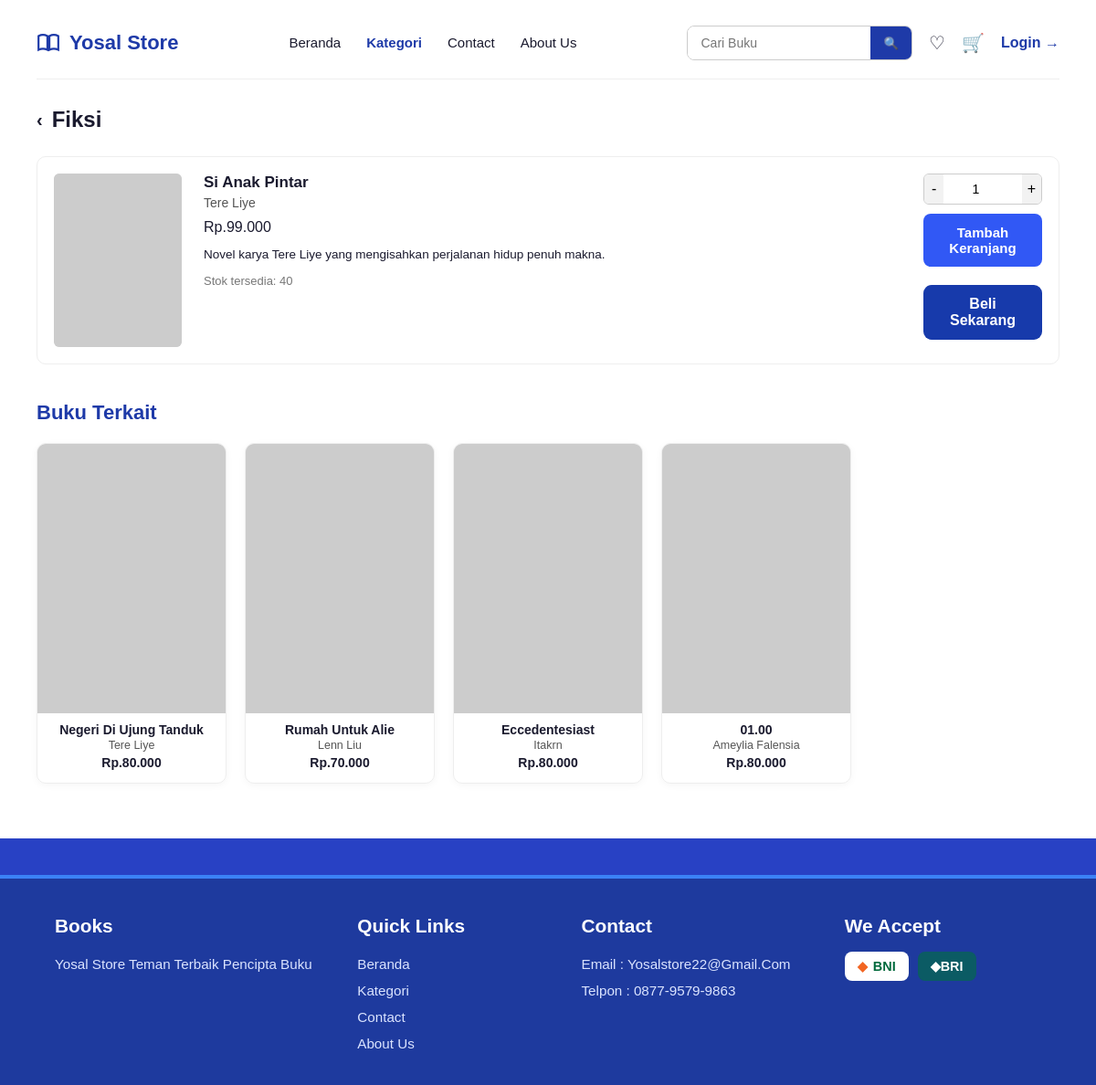
/produk.php?id=1, run on the app's committed database.
### tables this page shows
CREATE TABLE buku (
    id INT AUTO_INCREMENT PRIMARY KEY,
    kategori_id INT NOT NULL,
    judul VARCHAR(150) NOT NULL,
    penulis VARCHAR(100) NOT NULL,
    deskripsi TEXT,
    harga DECIMAL(12,2) NOT NULL DEFAULT 0,
    harga_coret DECIMAL(12,2) DEFAULT NULL,
    stock INT NOT NULL DEFAULT 0,
    gambar VARCHAR(255) DEFAULT NULL,
    bestseller TINYINT(1) DEFAULT 0,
    created_at TIMESTAMP DEFAULT CURRENT_TIMESTAMP,
    FOREIGN KEY (kategori_id) REFERENCES kategori(id) ON DELETE CASCADE
);

CREATE TABLE kategori (
    id INT AUTO_INCREMENT PRIMARY KEY,
    nama_kategori VARCHAR(100) NOT NULL,
    slug VARCHAR(100) NOT NULL UNIQUE
);

### config/auth.php (called while the page is built, shortened)
<?php
function isLoggedIn() {
    return isset($_SESSION['user_id']);
}
function formatRupiah($angka) {
    return 'Rp.' . number_format((float)$angka, 0, ',', '.');
}
function e($string) {
    return htmlspecialchars($string ?? '', ENT_QUOTES, 'UTF-8');
}

### produk.php (the view, shortened to what this page needs)
<?php
require_once 'config/db.php';
require_once 'config/auth.php';
$id = isset($_GET['id']) ? (int)$_GET['id'] : 0;
$stmt = mysqli_prepare($koneksi, "SELECT b.*, k.nama_kategori, k.slug FROM buku b JOIN kategori k ON b.kategori_id = k.id WHERE b.id = ?");
mysqli_stmt_bind_param($stmt, 'i', $id);
mysqli_stmt_execute($stmt);
$buku = mysqli_fetch_assoc(mysqli_stmt_get_result($stmt));
$activePage = 'kategori';
$relStmt = mysqli_prepare($koneksi, "SELECT * FROM buku WHERE kategori_id = ? AND id != ? LIMIT 4");
mysqli_stmt_bind_param($relStmt, 'ii', $buku['kategori_id'], $id);
mysqli_stmt_execute($relStmt);
$related = mysqli_stmt_get_result($relStmt);
require 'includes/header.php';
?>
<div class="cat-header">
    <a href="kategori.php?slug=<?php echo e($buku['slug']); ?>" style="font-size:20px;">&lsaquo;</a>
    <?php echo e($buku['nama_kategori']); ?>
</div>
<form class="product-row" action="add_to_cart.php" method="post">
    <img class="cover"
         src="assets/img/<?php echo e($buku['gambar']); ?>"
         alt="<?php echo e($buku['judul']); ?>"
         onerror="this.src='https://placehold.co/300x420?text=Buku'">
    <div class="info">
        <h4><?php echo e($buku['judul']); ?></h4>
        <div class="author">
            <?php echo e($buku['penulis']); ?>
        </div>
        <div class="price" style="margin-bottom:10px;">
            <?php echo formatRupiah($buku['harga']); ?>
        </div>
        <p class="desc">
            <?php echo nl2br(e($buku['deskripsi'])); ?>
        </p>
        <p style="margin-top:10px; font-size:13px; color:#777;">
            Stok tersedia: <?php echo (int)$buku['stock']; ?>
        </p>
    </div>
    <div class="side">
        <div class="qty-box">
            <button type="button" class="qty-minus">-</button>
            <input type="number"
                   name="jumlah"
                   value="1"
                   min="1"
                   max="<?php echo (int)$buku['stock']; ?>"
                   required>
            <button type="button" class="qty-plus">+</button>
        </div>
        <?php if ($buku['stock'] > 0): ?>
            <button type="submit"
                    class="btn-cart"
                    formaction="add_to_cart.php">
                Tambah Keranjang
            </button>
            <button type="submit"
                    class="btn-buy"
                    formaction="buy_now.php"
                    style="
                        display: block;
                        width: 100%;
                        padding: 12px 16px;
                        margin-top: 10px;
                        background: #173aab;
                        color: #ffffff;
                        border: none;
                        border-radius: 9px;
                        font-size: 16px;
                        font-weight: 700;
                        font-family: Arial, sans-serif;
                        cursor: pointer;
                        text-align: center;
                        box-sizing: border-box;
                    ">
                Beli Sekarang
            </button>
        <?php else: ?>
            <button type="button" class="btn-cart" disabled>
                Stok Habis
            </button>
        <?php endif; ?>
    </div>
</form>
<?php if (mysqli_num_rows($related) > 0): ?>
    <h2 class="section-title" style="margin-top:40px;">
        Buku Terkait
    </h2>
    <div class="book-grid">
        <?php while ($r = mysqli_fetch_assoc($related)): ?>
            <a href="produk.php?id=<?php echo $r['id']; ?>"
               class="book-card">
                <img class="cover"
                     src="assets/img/<?php echo e($r['gambar']); ?>"
                     alt="<?php echo e($r['judul']); ?>"
                     onerror="this.src='https://placehold.co/220x300?text=Buku'">
                <h4><?php echo e($r['judul']); ?></h4>
                <div class="author">
                    <?php echo e($r['penulis']); ?>
                </div>
                <div class="price">
                    <?php echo formatRupiah($r['harga']); ?>
                </div>
            </a>
        <?php endwhile; ?>
    </div>
<?php endif; ?>
<?php require 'includes/footer.php'; ?>

### includes/header.php (shortened to what this page needs)
<?php
$cartCount = 0;
$activePage = $activePage ?? '';
?>
<!DOCTYPE html>
<html lang="id">
<head>
<?php $cssPath = isset($inAdmin) ? '../assets/css/style.css' : 'assets/css/style.css'; ?>
<link rel="stylesheet" href="<?php echo $cssPath . '?v=' . @filemtime(__DIR__ . '/../assets/css/style.css'); ?>">
</head>
<body>
<div class="page-wrap">
    <nav class="navbar">
        <a href="index.php" class="logo">
            <svg width="26" height="26" viewBox="0 0 24 24" fill="none" stroke="#1E3AA8" stroke-width="2"><path d="M2 5c3-1.5 6-1.5 9 0v14c-3-1.5-6-1.5-9 0V5z"/><path d="M22 5c-3-1.5-6-1.5-9 0v14c3-1.5 6-1.5 9 0V5z"/></svg>
            Yosal Store
        </a>
        <ul class="nav-links">
            <li><a href="index.php" class="<?php echo $activePage=='beranda'?'active':''; ?>">Beranda</a></li>
            <li><a href="kategori.php" class="<?php echo $activePage=='kategori'?'active':''; ?>">Kategori</a></li>
            <li><a href="contact.php" class="<?php echo $activePage=='contact'?'active':''; ?>">Contact</a></li>
            <li><a href="about.php" class="<?php echo $activePage=='about'?'active':''; ?>">About Us</a></li>
        </ul>
        <div class="nav-right">
            <div class="search-wrap">
                <form class="search-box" action="search.php" method="get" autocomplete="off">
                    <input type="text" name="q" placeholder="Cari Buku" value="<?php echo isset($_GET['q']) ? e($_GET['q']) : ''; ?>">
                    <button type="submit">&#128269;</button>
                </form>
            </div>
            <?php if (isLoggedIn() && $_SESSION['role'] === 'user'): ?>
                <a href="wishlist.php" class="icon-link" title="Wishlist">&#9825;</a>
                <a href="cart.php" class="icon-link" title="Keranjang">
                    &#128722;
                    <?php if ($cartCount > 0): ?><span class="icon-badge"><?php echo $cartCount; ?></span><?php endif; ?>
                </a>
                <a href="profile.php" class="user-chip">&#128100; <?php echo e($_SESSION['nama']); ?></a>
                <a href="logout.php" class="login-link" title="Logout">Keluar</a>
            <?php elseif (isLoggedIn() && $_SESSION['role'] === 'admin'): ?>
                <a href="admin/dashboard.php" class="login-link">&#128274; Dashboard Admin</a>
                <a href="logout.php" class="login-link">Keluar</a>
            <?php else: ?>
                <a href="wishlist.php" class="icon-link" title="Wishlist">&#9825;</a>
                <a href="cart.php" class="icon-link" title="Keranjang">&#128722;</a>
                <a href="login.php" class="login-link">Login &rarr;</a>
            <?php endif; ?>
        </div>
    </nav>

### includes/footer.php (shortened to what this page needs)
</div>
</body>
</html>
<footer class="site-footer">
    <div class="footer-grid">
        <div>
            <h4>Books</h4>
            <p>Yosal Store Teman Terbaik Pencipta Buku</p>
        </div>
        <div>
            <h4>Quick Links</h4>
            <ul>
                <li><a href="index.php">Beranda</a></li>
                <li><a href="kategori.php">Kategori</a></li>
                <li><a href="contact.php">Contact</a></li>
                <li><a href="about.php">About Us</a></li>
            </ul>
        </div>
        <div>
            <h4>Contact</h4>
            <p>Email : Yosalstore22@Gmail.Com<br>
            Telpon : 0877-9579-9863</p>
        </div>
        <div>
            <h4>We Accept</h4>
            <div class="footer-bank-badges">
                <span class="bank-badge bni"><span class="icon">&#9670;</span>BNI</span>
                <span class="bank-badge bri">&#9670;BRI</span>
            </div>
        </div>
    </div>
</footer>

### assets/css/style.css (style rules this page uses)
:root { --border-blue: #2841C4; --heading-blue: #1E3AA8; --btn-blue: #2F5AF3; --btn-blue-hover: #1E3AA8; --text-dark: #1a1a2e; --text-gray: #555555; --bg-white: #ffffff; --bg-light: #f5f7ff; --cat-fiksi: #D9E2FB; --cat-nonfiksi: #D9F5DE; --cat-komik: #F9D9F6; --cat-anak: #FBDADA; --status-menunggu: #FBD9BF; --status-dikemas: #D9E2FB; --status-selesai: #D3F5DA; --radius: 10px; }
* { margin: 0; padding: 0; box-sizing: border-box; }
body { font-family: 'Poppins', Arial, Helvetica, sans-serif; background: var(--border-blue); color: var(--text-dark); }
a { text-decoration: none; color: inherit; }
img { max-width: 100%; display: block; }
ul { list-style: none; }
.page-wrap { max-width: 1280px; margin: 0 auto; background: #fff; padding: 28px 40px 60px; min-height: 100vh; }
.navbar { display: flex; align-items: center; justify-content: space-between; flex-wrap: wrap; gap: 18px; padding-bottom: 20px; border-bottom: 1px solid #eee; margin-bottom: 30px; }
.navbar .logo { display: flex; align-items: center; gap: 10px; font-size: 22px; font-weight: 700; color: var(--heading-blue); white-space: nowrap; }
.navbar .logo svg { flex-shrink: 0; }
.nav-links { display: flex; gap: 28px; flex-wrap: wrap; }
.nav-links a { font-weight: 500; color: var(--text-dark); font-size: 15px; }
.nav-links a.active, .nav-links a:hover { color: var(--heading-blue); font-weight: 600; }
.nav-right { display: flex; align-items: center; gap: 18px; }
.search-box { display: flex; border: 1px solid #ccc; border-radius: 8px; overflow: hidden; }
.search-box input { border: none; padding: 10px 14px; width: 200px; font-size: 14px; outline: none; }
.search-box button { background: var(--heading-blue); border: none; color: #fff; padding: 0 14px; cursor: pointer; }
.icon-link { position: relative; font-size: 20px; cursor: pointer; }
.login-link { display: flex; align-items: center; gap: 6px; font-weight: 600; color: var(--heading-blue); }
.section-title { font-size: 22px; font-weight: 700; color: var(--heading-blue); margin-bottom: 20px; }
.book-grid { display: grid; grid-template-columns: repeat(5, 1fr); gap: 20px; }
.book-card { border: 1px solid #eee; border-radius: var(--radius); overflow: hidden; box-shadow: 0 2px 8px rgba(0,0,0,0.04); padding-bottom: 14px; text-align: center; }
.book-card .cover { width: 100%; aspect-ratio: 3/4.3; object-fit: cover; background: #eee; }
.book-card h4 { font-size: 14px; margin: 10px 10px 2px; }
.book-card .author { font-size: 12.5px; color: var(--text-gray); }
.book-card .price { font-weight: 700; font-size: 14px; margin-top: 4px; }
.cat-header { display: flex; align-items: center; gap: 10px; font-size: 24px; font-weight: 700; margin-bottom: 26px; }
.product-row { display: flex; gap: 24px; border: 1px solid #eee; border-radius: var(--radius); padding: 18px; margin-bottom: 20px; align-items: flex-start; }
.product-row .cover { width: 140px; height: 190px; object-fit: cover; border-radius: 6px; flex-shrink: 0; background: #ddd; }
.product-row .info { flex: 1; }
.product-row h4 { font-size: 17px; margin-bottom: 4px; }
.product-row .author { color: var(--text-gray); font-size: 14px; margin-bottom: 10px; }
.product-row .desc { font-size: 13.5px; color: var(--text-dark); line-height: 1.6; }
.product-row .side { width: 130px; display: flex; flex-direction: column; gap: 10px; align-items: center; }
.qty-box { display: flex; align-items: center; border: 1px solid #ccc; border-radius: 6px; overflow: hidden; width: 100%; }
.qty-box button { background: #f2f2f2; border: none; width: 32px; height: 32px; cursor: pointer; font-size: 16px; }
.qty-box input { width: 100%; border: none; text-align: center; font-size: 14px; }
.btn-cart { background: var(--btn-blue); color: #fff; border: none; padding: 9px; border-radius: 6px; width: 100%; font-weight: 600; cursor: pointer; font-size: 13.5px; }
.btn-buy { display: block; width: 100%; padding: 12px 16px; margin-top: 10px; background: #3158f5; color: white; border: none; border-radius: 8px; font-size: 15px; font-weight: 700; cursor: pointer; transition: 0.3s; }
.btn-cart { display: block; width: 100%; padding: 12px 16px; background: #3158f5; color: white; border: none; border-radius: 8px; font-size: 15px; font-weight: 700; cursor: pointer; }
.search-wrap { position: relative; }

### includes/header.php (style rules this page uses)
.search-wrap { position: relative; }

### data on the page
buku: kategori.nama_kategori "Fiksi", judul "Si Anak Pintar", penulis "Tere Liye", harga "Rp.99.000", deskripsi "Novel karya Tere Liye yang mengisahkan perjalanan hidup penuh makna.", stock "40"
buku: judul "Negeri Di Ujung Tanduk", penulis "Tere Liye", harga "Rp.80.000"
buku: judul "Rumah Untuk Alie", penulis "Lenn Liu", harga "Rp.70.000"
buku: judul "Eccedentesiast", penulis "Itakrn", harga "Rp.80.000"
buku: judul "01.00", penulis "Ameylia Falensia", harga "Rp.80.000"
